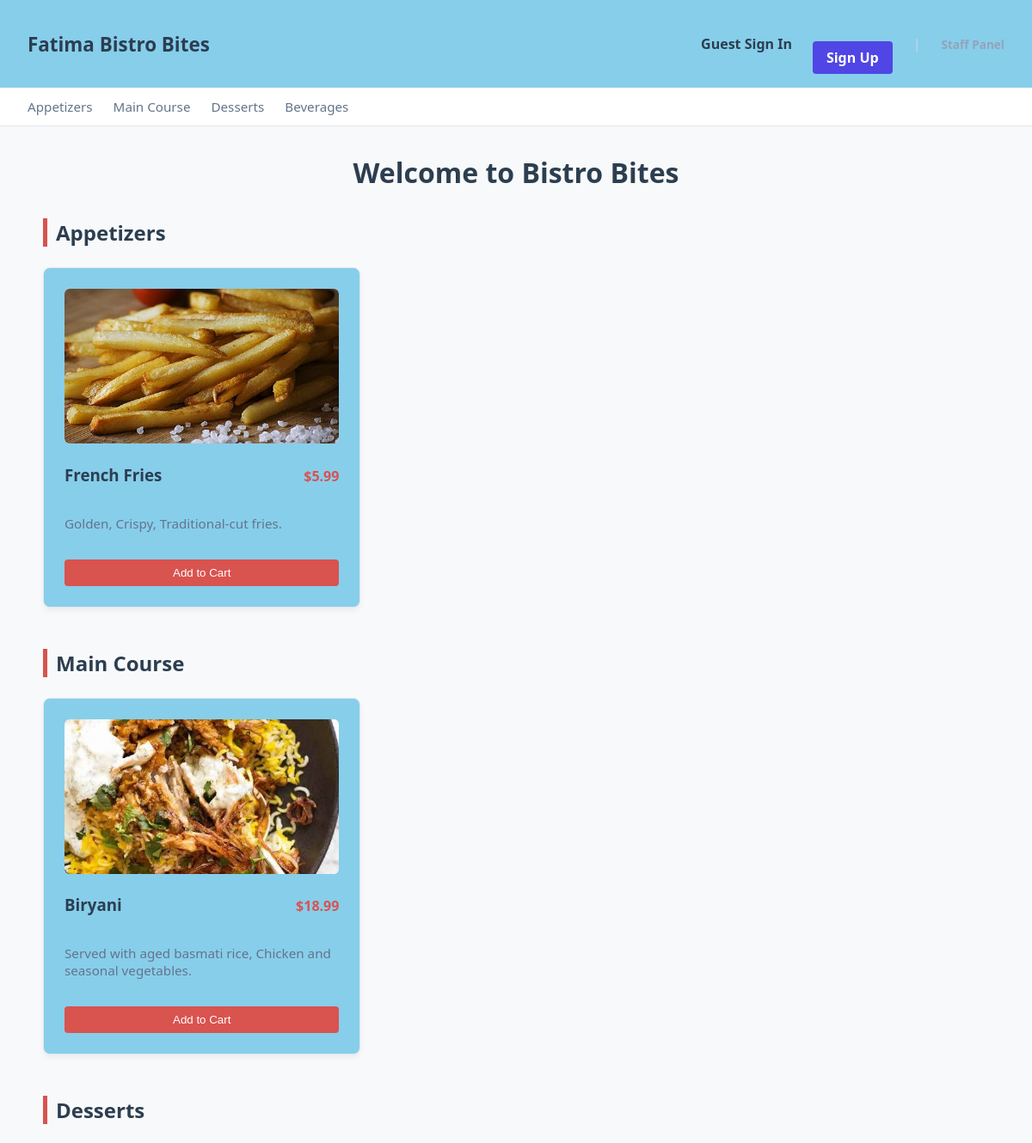
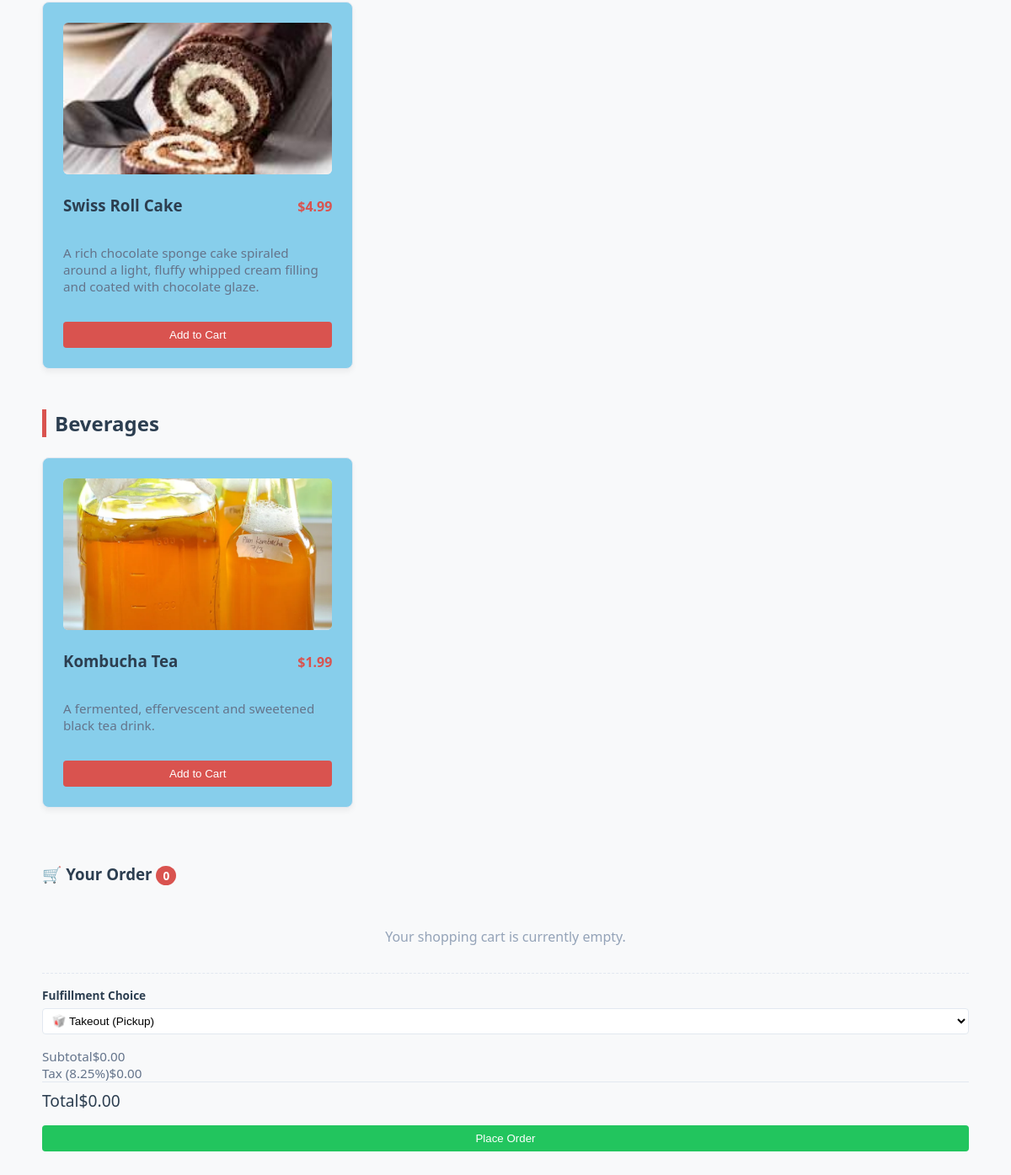
The page / on the database its author committed (2 pictures, top to bottom).
### tables this page shows
CREATE TABLE categories (id INTEGER PRIMARY KEY AUTOINCREMENT, name TEXT NOT NULL UNIQUE);

CREATE TABLE menu_items (
            id INTEGER PRIMARY KEY AUTOINCREMENT,
            title TEXT NOT NULL,
            description TEXT,
            price REAL NOT NULL,
            category_id INTEGER,
            image TEXT,
            FOREIGN KEY (category_id) REFERENCES categories (id)
        );

### app.py (the view)
@app.route('/')
def index():
    conn = get_db_connection()
    categories = conn.execute('SELECT * FROM categories').fetchall()
    menu_by_category = {}
    for cat in categories:
        items = conn.execute('SELECT * FROM menu_items WHERE category_id = ?', (cat['id'],)).fetchall()
        if items: menu_by_category[cat['name']] = items
    conn.close()
    return render_template('menu.html', menu=menu_by_category, nav_categories=categories)

### app.py (called while the page is built)
def get_db_connection():
    conn = sqlite3.connect('restaurant.db')
    conn.row_factory = sqlite3.Row
    return conn

### templates/menu.html (shortened to what this page needs)
{% extends 'base.html' %}
{% block category_subnav %}
    {% if nav_categories %}
    <div class="category-nav-bar">
        {% for cat in nav_categories %}
            <a href="#cat-{{ cat.name|replace(' ', '-')|lower }}" class="category-nav-link">
                {{ cat.name }}
            </a>
        {% endfor %}
    </div>
    {% endif %}
{% endblock %}
{% block content %}
<h1 style="text-align: center; margin-bottom: 2rem;">Welcome to Bistro Bites</h1>
<div class="menu-page-wrapper">
<main>
    {% for category_name, items in menu.items() %}
          <h2 class="category-title" id="cat-{{ category_name|replace(' ', '-')|lower }}" style="scroll-margin-top: 140px; margin-top: 0; margin-bottom: 1.5rem;">
           {{ category_name }}
          </h2><div class="menu-grid" style="margin-bottom: 3rem;">
                {% for item in items %}
                    <div class="menu-card">
                        <div>
                            {% if item.image and item.image != 'default_meal.jpg' %}
                                <img src="{{ url_for('static', filename='uploads/' ~ item.image) }}" class="menu-card-img" alt="{{ item.title }}">
                            {% else %}
                                <div class="menu-card-img" style="display:flex; align-items:center; justify-content:center; color:#94a3b8; font-weight:500;">🍲 No Image Available</div>
                            {% endif %}
                            <div class="menu-card-header">
                                <h3>{{ item.title }}</h3>
                                <span class="price">${{ "%.2f"|format(item.price) }}</span>
                            </div>
                            <p style="color: #64748b; font-size: 0.95rem; margin-bottom: 0;">{{ item.description }}</p>
                        </div>
                        <button class="btn btn-primary add-to-cart-btn"
                                data-id="{{ item.id }}"
                                data-title="{{ item.title }}"
                                data-price="{{ item.price }}">
                            Add to Cart
                        </button>
                    </div>
                {% endfor %}
            </div>
    {% endfor %}
</main>
</div>
<footer class="cart-panel">
        <h3 class="cart-title">
            <span>🛒 Your Order</span>
            <span id="cart-count-badge" style="background: var(--primary); color: white; border-radius: 50%; padding: 2px 8px; font-size: 0.85rem;">0</span>
        </h3>
        <div id="cart-empty-msg" style="color: #94a3b8; text-align: center; padding: 2rem 0;">
            Your shopping cart is currently empty.
        </div>
     <div class="cart-summary">
    <div style="margin-bottom: 1rem; border-top: 1px dashed var(--border); padding-top: 1rem;">
        <label style="display:block; font-size:0.85rem; font-weight:600; color:var(--dark); margin-bottom:0.35rem;">Fulfillment Choice</label>
        <select id="fulfillment-selector" class="select-status" style="width:100%; padding:0.4rem;" onchange="adjustFulfillmentInputs()">
            <option value="Takeout" selected>🥡 Takeout (Pickup)</option>
        </select>
    </div>
    </div>
    <div class="cart-row" style="font-weight: normal; font-size: 0.95rem; color: #64748b;">
        <span>Subtotal</span><span id="cart-subtotal">$0.00</span>
    </div>
    <div class="cart-row" style="font-weight: normal; font-size: 0.95rem; color: #64748b;">
        <span>Tax (8.25%)</span><span id="cart-tax">$0.00</span>
    </div>
    <div class="cart-row" style="font-size: 1.2rem; color: var(--dark); padding-top: 0.5rem; border-top: 1px solid var(--border);">
        <span>Total</span><span id="cart-total">$0.00</span>
    </div>
    <button id="checkout-btn" class="btn btn-primary" style="width: 100%; margin-top: 1rem; background: #22c55e;" disabled>
        Place Order
    </button>
    </footer>
{% endblock %}

### templates/base.html (shortened to what this page needs)
<!DOCTYPE html>
<html lang="en">
<head>
    <link rel="stylesheet" href="{{ url_for('static', filename='style.css') }}">
</head>
<body>
<nav>
        <a href="/" style="font-size: 1.4rem;"> Fatima Bistro Bites</a>
        <div class="nav-links-container">
            {% if session.get('user_id') %}
    <span style="color:#475569;">👤 Hi, <strong>{{ session.get('user_name') }}</strong></span>
    <a href="/profile" style="margin-left: 10px; margin-right: 10px; color: #4f46e5; text-decoration: none; font-weight: 500;">My Orders</a>
    <a href="/customer/logout" style="color:#e3342f; text-decoration: none;">Sign Out</a>
     {% else %}
    <a href="/customer/login">Guest Sign In</a>
    <a href="/register" class="btn btn-primary" style="background:#4f46e5;">Sign Up</a>
     {% endif %}
            <span style="color: #cbd5e1;">|</span>
            {% if session.get('logged_in') %}
                <a href="/admin">Dashboard</a>
                <a href="/logout" class="btn btn-danger">Admin Out</a>
            {% else %}
                <a href="/login" style="font-size:0.85rem; color:#94a3b8;">Staff Panel</a>
            {% endif %}
        </div>
    </nav>
    {% block category_subnav %}{% endblock %}
    <div class="container">
        {% block content %}{% endblock %}
    </div>
    </body>
</html>

### static/style.css (style rules this page uses)
:root { --primary: #d9534f; --dark: #2c3e50; --light: #f8f9fa; --border: #e2e8f0; }
body { font-family: "Segoe UI", system-ui, sans-serif; margin: 0; background-color: var(--light); color: var(--dark); }
nav { background: skyblue; box-shadow: 0 2px 4px rgba(0, 0, 0, 0.1); padding: 1rem 2rem; display: flex; justify-content: space-between; align-items: center; }
nav a { text-decoration: none; color: var(--dark); font-weight: bold; }
.btn { padding: 0.5rem 1rem; border-radius: 4px; border: none; cursor: pointer; text-decoration: none; }
.btn-primary { background: var(--primary); color: white; margin-top: 2rem; }
.container { max-width: 1100px; margin: 2rem auto; padding: 0 1rem; }
.category-title { border-left: 5px solid var(--primary); padding-left: 10px; margin-top: 3rem; }
.menu-grid { display: grid; grid-template-columns: repeat(auto-fill, minmax(300px, 1fr)); gap: 1.5rem; }
.menu-card { background: skyblue; padding: 1.5rem; border-radius: 8px; box-shadow: 0 4px 6px rgba(0, 0, 0, 0.05); border: 1px solid var(--border); display: flex; flex-direction: column; justify-content: space-between; }
.menu-card-header { display: flex; justify-content: space-between; align-items: baseline; }
.price { color: var(--primary); font-weight: bold; }
.menu-card-img { width: 100%; height: 180px; object-fit: cover; border-radius: 6px; background-color: #e2e8f0; }
.nav-links-container { display: flex; align-items: center; gap: 1.5rem; }
.category-nav-bar { background: #ffffff; border-bottom: 1px solid var(--border); padding: 0.75rem 2rem; display: flex; gap: 1.5rem; overflow-x: auto; white-space: nowrap; }
.category-nav-link { text-decoration: none; color: #64748b; font-weight: 500; font-size: 0.95rem; transition: color 0.2s ease; }
.select-status { padding: 0.25rem 0.5rem; font-size: 0.85rem; border-radius: 4px; border: 1px solid var(--border); background-color: white; cursor: pointer; }
.menu-page-wrapper { display: grid; grid-template-columns: 2.5fr 1fr; gap: 2rem; align-items: start; position: relative; width: 100%; }
.menu-page-wrapper main { min-width: 0; }

### rows shown on the page
categories: name "Appetizers"
categories: name "Main Course"
categories: name "Desserts"
categories: name "Beverages"
menu_items: image (picture), title "French Fries", price "5.99", description "Golden, Crispy, Traditional-cut fries."
menu_items: image (picture), title "Biryani", price "18.99", description "Served with aged basmati rice, Chicken and seasonal vegetables."
menu_items: image (picture), title "Swiss Roll Cake", price "4.99", description "A rich chocolate sponge cake spiraled around a light, fluffy whipped cream filling and coated with chocolate glaze."
menu_items: image (picture), title "Kombucha Tea", price "1.99", description "A fermented, effervescent and sweetened black tea drink."
